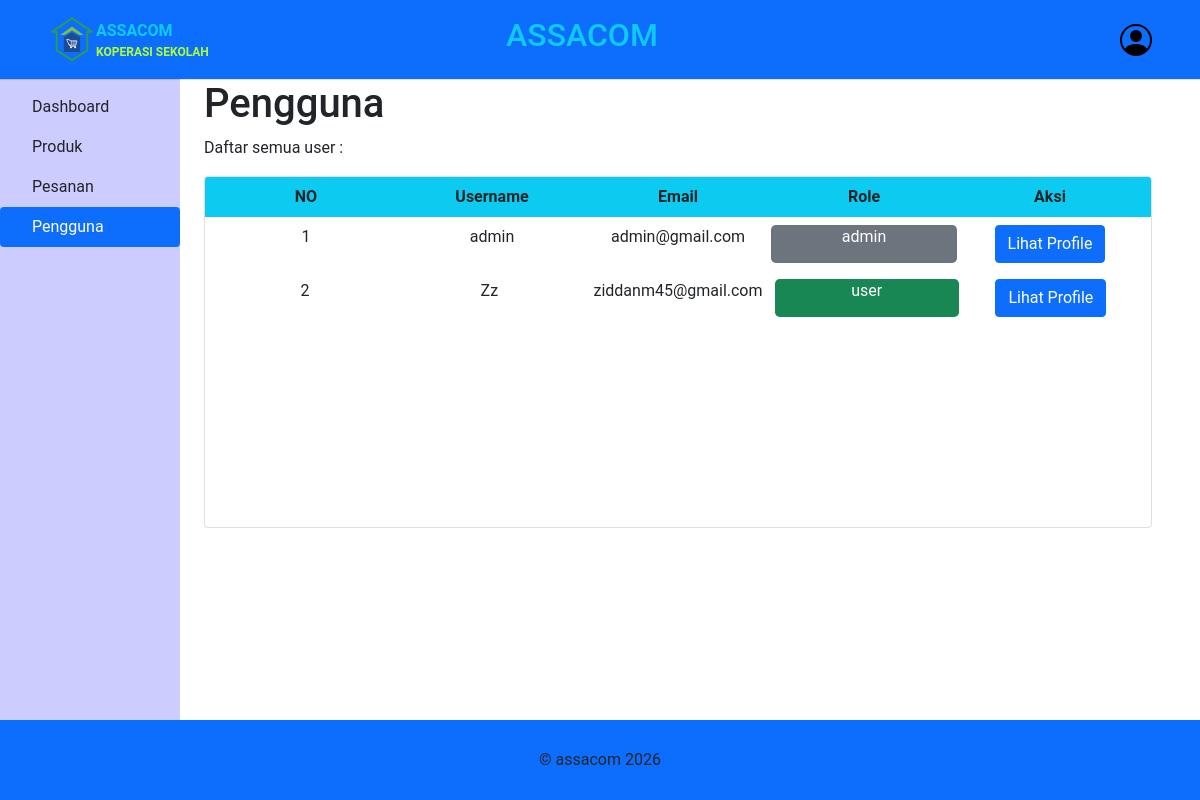
Page /main/admin/pengguna/index.php (signed in) on the earlier database version.
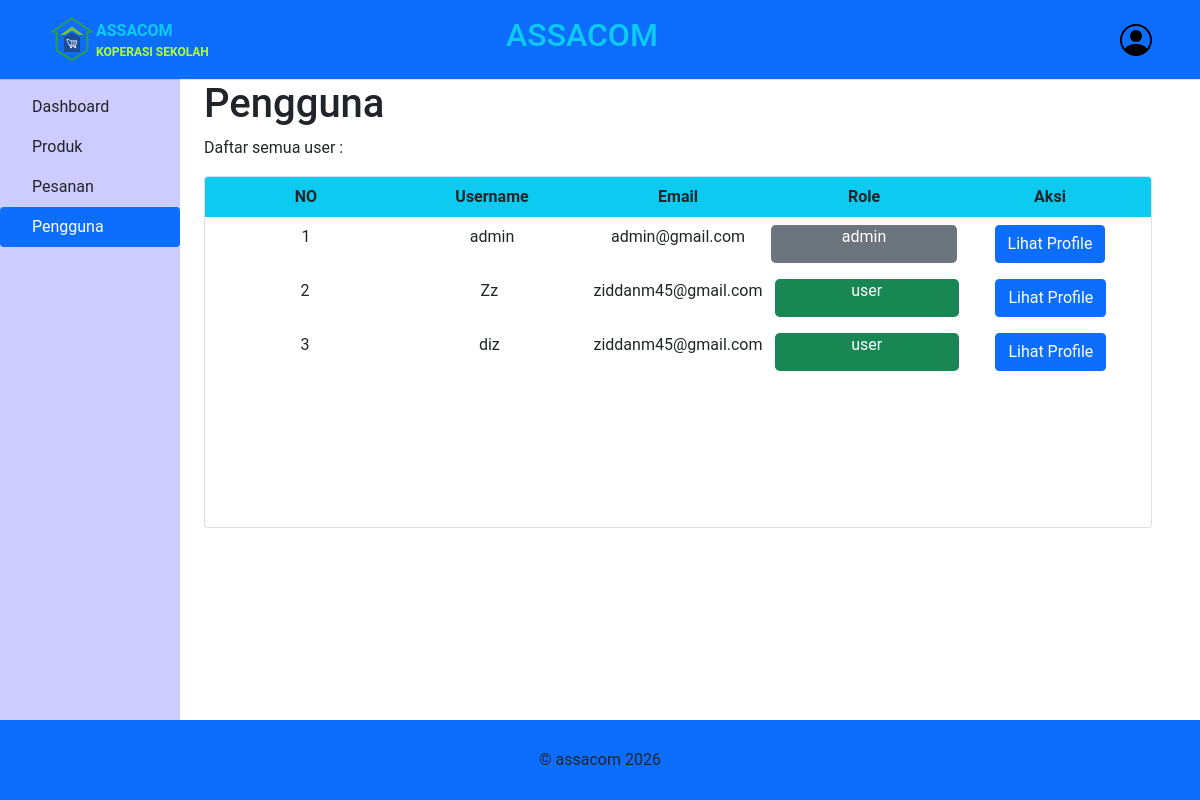
Same page on the later database version.
### tables this page shows
CREATE TABLE `users` (
  `id` int NOT NULL,
  `username` varchar(255) NOT NULL,
  `email` varchar(255) NOT NULL,
  `password` varchar(255) NOT NULL,
  `role` enum('user','admin') NOT NULL
);

### include/database.php (called while the page is built, shortened)
<?php
class database
{
    public string $host = "localhost", $user = "root", $pass = "", $db = "ascom";
    public function __construct()
    {
        $this->koneksi = mysqli_connect(
            $this->host,
            $this->user,
            $this->pass,
            $this->db
        );
    }
}
include "class/users.php";

### include/class/users.php (called while the page is built, shortened)
<?php
class users extends database
{
    public function get_data(): bool|mysqli_result
    {
        $sql = "SELECT * FROM users";
        $stmt = mysqli_prepare($this->koneksi, $sql);
        mysqli_stmt_execute($stmt);
        $result = mysqli_stmt_get_result($stmt);
        return $result;
    }
    public function userCheck(string $username): string
    {
        $sql = "SELECT * FROM users WHERE username = ?";
        $stmt = mysqli_prepare($this->koneksi, $sql);
        mysqli_stmt_bind_param($stmt, "s", $username);
        mysqli_stmt_execute($stmt);
        $user_data = mysqli_stmt_get_result($stmt);
        foreach ($user_data as $value) {
            return match ($value['role']) {
                'user' => 'user',
                'admin' => 'admin',
            };
        }
        return error_log("userCheck fail");
    }
}

### main/admin/template/include.php (called while the page is built, shortened)
<?php
include __DIR__ . "/../../../include/database.php";
try {
    $users      = new users();
    $user_check = $users->userCheck($_SESSION['username']);
} catch (Exception $e) {
    header("location:../../auth/login.php");
    exit();
}

### main/admin/pengguna/index.php (the view, shortened to what this page needs)
<?php include __DIR__ . "/../template/include.php"; ?>
<?php include __DIR__ . "/../template/head.php"; ?>
<body>
    <?php include __DIR__ . "/../template/header.php"; ?>
    <?php include __DIR__ . "/../template/sidebar.php"; ?>
    <main id="pengguna">
        <h1>Pengguna</h1>
        <p>Daftar semua user :</p>
        <section class="card me-5 overflow-auto" style="height: 22em;">
            <div class="container text-center overflow-auto">
                <div class="row bg-info fw-bold p-2">
                    <div class="col">NO</div>
                    <div class="col">Username</div>
                    <div class="col">Email</div>
                    <div class="col">Role</div>
                    <div class="col">Aksi</div>
                </div>
                <?php $users = new users(); ?>
                <?php $no = 0 ?>
                <?php foreach ($users->get_data() as $data) : ?>
                    <div class="row p-2">
                        <div class="col"><?= ++$no ?></div>
                        <div class="col"><?= $data['username'] ?></div>
                        <div class="col"><?= $data['email'] ?></div>
                        <div class="col <?= match ($data['role']) {
                                            "admin" => "bg-secondary",
                                            "user" => "bg-success",
                                        } ?> rounded-3 text-white">
                            <?= $data['role'] ?></div>
                        <div class="col">
                            <form action="show.php" method="post">
                                <button type="submit" name="lihat" class="btn btn-primary">Lihat Profile</button>
                            </form>
                        </div>
                    </div>
                <?php endforeach; ?>
            </div>
        </section>
    </main>
    <?php include __DIR__ . "/../template/footer.php"; ?>
</body>
</html>

Differences in the rows shown:
added users: username "diz", email "ziddanm45@gmail.com", role "user"
